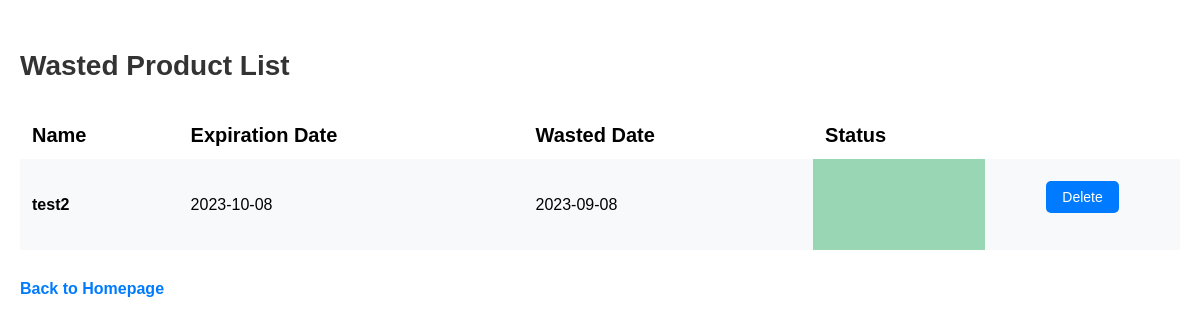
/wasted_product_list, run on an earlier commit of the app's database.
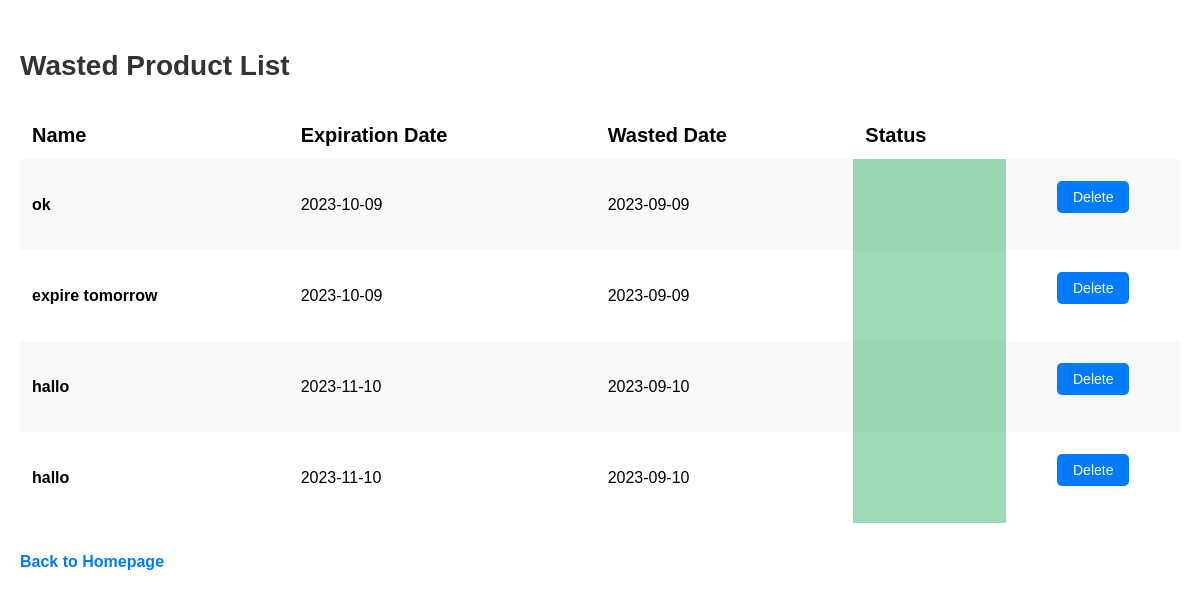
And on a later commit of the database.
### app.py (models this page shows, shortened)
class Product(db.Model):
    id = db.Column(db.Integer, primary_key=True)
    product_name = db.Column(db.String(200), nullable=False)
    date_created = db.Column(db.DateTime, default=datetime.utcnow)
    date_wasted = db.Column(db.DateTime, default=datetime.utcnow)
    expiration_date = db.Column(db.Date)
    expiration_status = db.Column(db.Boolean, default=False)
    wasted_status = db.Column(db.Boolean, default=False)
    barcode_id = db.Column(db.Integer, db.ForeignKey('barcode.id'))
    barcode = db.relationship('Barcode', back_populates='products')

### app.py (the view)
@app.route('/wasted_product_list', methods=['GET', 'POST'])
def wasted_product_list():
    products = Product.query.filter_by(wasted_status=True).order_by(Product.date_created).all()
    return render_template("wasted_product_list.html", products=products)

### templates/wasted_product_list.html (shortened to what this page needs)
{% extends 'base.html' %}
{% block body %}
<div class="content">
    <h1 class="headline">Wasted Product List</h1>
    {% if products|length < 1 %} <h4 class="no-products-msg">There are no products. Create one below!</h4>
        {% else %}
        <table class="desktop">
            <tr>
                <td class="attribute-label">Name</th>
                <td class="attribute-label">Expiration Date</th>
                <td class="attribute-label">Wasted Date</th>
                <td class="attribute-label">Status</th>
            </tr>
            {% for product in products %}
            <tr>
                <td class="product product-name">{{ product.product_name }}</td>
                <td class="product expiration-date">{{ product.expiration_date }}</td>
                {% if product.date_wasted != None %}
                <td class="product wasted-date">{{ product.date_wasted.strftime('%Y-%m-%d') }}</td>
                {% endif %}
                <td class="product expiration-status" data-product-id="{{ product.id }}"></td>
                <td class="button-container">
                    <button class="delete-button" data-product-id="{{ product.id }}">Delete</button>
                </td>
            </tr>
            {% endfor %}
        </table>
        {% endif %}
        <a class="wasted-products-link" href="/">Back to Homepage</a>
</div>
{% endblock %}

What changed in the data, as far as the page shows it:
removed Product: product_name "test2", expiration_date "2023-10-08", date_wasted "2023-09-08"
added Product: product_name "ok", expiration_date "2023-10-09", date_wasted "2023-09-09"
added Product: product_name "expire tomorrow", expiration_date "2023-10-09", date_wasted "2023-09-09"
added Product: product_name "hallo", expiration_date "2023-11-10", date_wasted "2023-09-10"
added Product: product_name "hallo", expiration_date "2023-11-10", date_wasted "2023-09-10"
